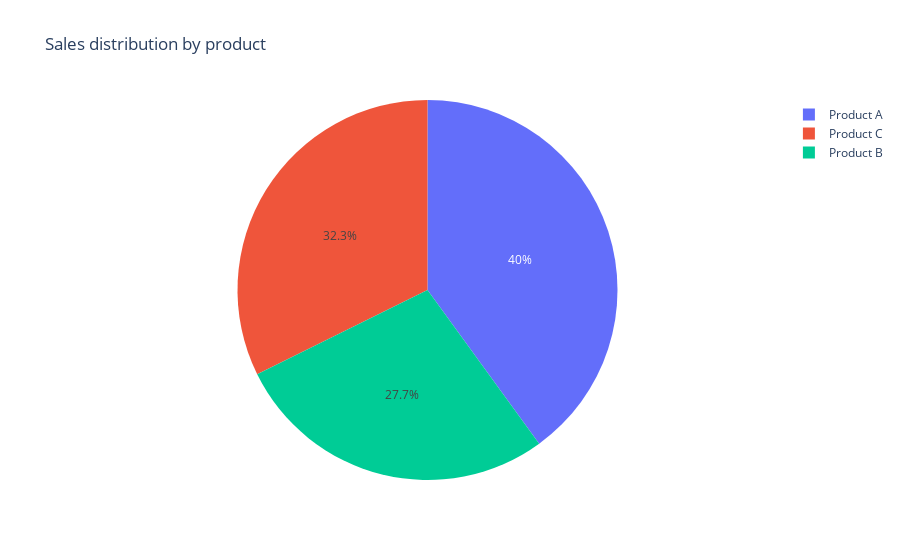

Write notebook code for a chart like this one.
### Code cell
fig = px.pie(df, values='Sales',names='Product',title='Sales distribution by product')
fig.show()

### Figure 1 — Plotly figure (JSON) as saved in the notebook; plotly's stock layout.template omitted (floating-point values rounded to 4 significant figures)
{"data": [{"domain": {"x": [0, 1], "y": [0, 1]}, "hovertemplate": "Product=%{label}<br>Sales=%{value}<extra></extra>", "labels": ["Product A", "Product B", "Product C", "Product A", "Product B", "Product C", "Product A", "Product B", "Product C", "Product A"], "legendgroup": "", "name": "", "showlegend": true, "type": "pie", "values": [1000, 1500, 2000, 2500, 3000, 3500, 4000, 4500, 5000, 5500]}], "layout": {"legend": {"tracegroupgap": 0}, "title": {"text": "Sales distribution by product"}}}
